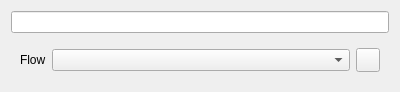
<?xml version="1.0" encoding="UTF-8"?>
<ui version="4.0">
 <class>CSubflowNodeModelWidget</class>
 <widget class="QWidget" name="CSubflowNodeModelWidget">
  <property name="geometry">
   <rect>
    <x>0</x>
    <y>0</y>
    <width>400</width>
    <height>86</height>
   </rect>
  </property>
  <property name="sizePolicy">
   <sizepolicy hsizetype="Fixed" vsizetype="Preferred">
    <horstretch>0</horstretch>
    <verstretch>0</verstretch>
   </sizepolicy>
  </property>
  <property name="windowTitle">
   <string>Form</string>
  </property>
  <layout class="QGridLayout" name="gridLayout_2">
   <item row="0" column="0">
    <widget class="QLineEdit" name="pNameLineEdit">
     <property name="alignment">
      <set>Qt::AlignCenter</set>
     </property>
    </widget>
   </item>
   <item row="1" column="0">
    <widget class="QWidget" name="widget" native="true">
     <property name="sizePolicy">
      <sizepolicy hsizetype="Preferred" vsizetype="Fixed">
       <horstretch>0</horstretch>
       <verstretch>0</verstretch>
      </sizepolicy>
     </property>
     <layout class="QGridLayout" name="gridLayout">
      <item row="0" column="0">
       <widget class="QLabel" name="label">
        <property name="sizePolicy">
         <sizepolicy hsizetype="Fixed" vsizetype="Preferred">
          <horstretch>0</horstretch>
          <verstretch>0</verstretch>
         </sizepolicy>
        </property>
        <property name="text">
         <string>Flow</string>
        </property>
       </widget>
      </item>
      <item row="0" column="1">
       <widget class="QComboBox" name="pFlowComboBox"/>
      </item>
      <item row="0" column="2">
       <widget class="QPushButton" name="CreateNewFlow">
        <property name="sizePolicy">
         <sizepolicy hsizetype="Fixed" vsizetype="Fixed">
          <horstretch>0</horstretch>
          <verstretch>0</verstretch>
         </sizepolicy>
        </property>
        <property name="minimumSize">
         <size>
          <width>24</width>
          <height>24</height>
         </size>
        </property>
        <property name="maximumSize">
         <size>
          <width>24</width>
          <height>24</height>
         </size>
        </property>
        <property name="toolTip">
         <string>Add new script file</string>
        </property>
        <property name="text">
         <string/>
        </property>
       </widget>
      </item>
     </layout>
    </widget>
   </item>
  </layout>
 </widget>
 <resources/>
 <connections/>
</ui>
